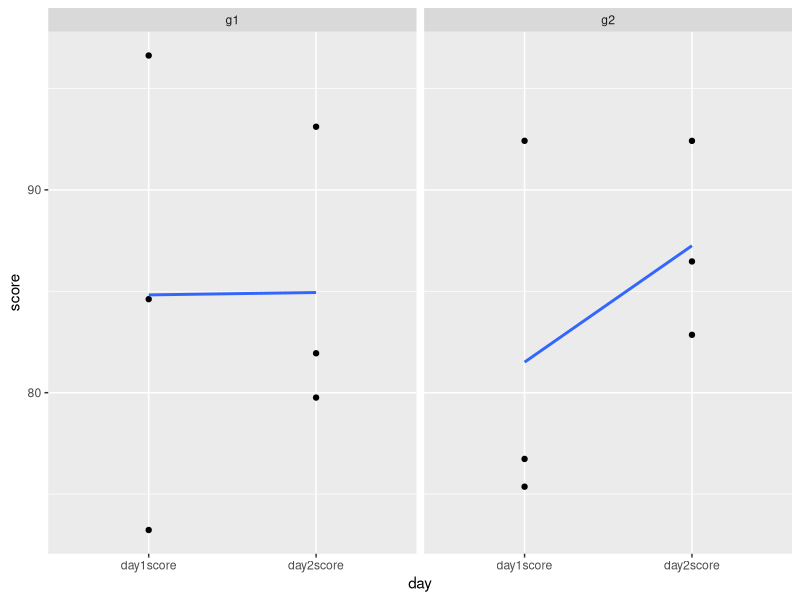

The R script that drew this image:
setwd('C:/Users/joao.caparroz/Documents/Eu/Pessoal/Faculdade/Curso em R/Aulas/Aula6')
getwd()


# TIDYR
install.packages('tidyr')
install.packages('dplyr')
library(tidyr)
library(dplyr)
library(ggplot2)

dados <- data.frame(
  Nome = c("Geografia", "Literatura", "Biologia"),
  Regiao_A = c(97, 80, 84),
  Regiao_B = c(86, 90, 91)
)

dados2 <- data.frame(
  id = 1:4,
  acao = sample(rep(c('controle', 'tratamento'), each = 2)),
  work.T1 = runif(4),
  home.T1 = runif(4),
  work.T2 = runif(4),
  home.T2 = runif(4)
)

dados3 <- data.frame(
  participante = c("p1","p2","p3","p4", "p5", "p6"), 
  info = c("g1m","g1m","g1f","g2m","g2m", "g2m"),
  day1score = rnorm(n = 6, mean = 80, sd = 15), 
  day2score = rnorm(n = 6, mean = 88, sd = 8)
)

View(dados)
View(dados2)
View(dados3)

View(
  dados %>%
    gather(Regiao, NotaFinal, Regiao_A:Regiao_B)
  )

View(
  dados2 %>%
    gather(key,time, work.T1,home.T1, work.T2, home.T2)
)

View(
  dados2 %>%
    gather(key,time, work.T1,home.T1, work.T2, home.T2) %>%
    separate(key, into = c('localidade', 'tempo'), sep = '\\.')
)


View(
  dados3 %>%
    gather(day,score, c(day1score,day2score)) %>%
    spread(day,score)
)

View(
  dados3 %>%
    gather(day, score, c(day1score, day2score)) %>%
    separate(col = info, into = c('group', 'gender'), sep = 2) %>%
    arrange(gender) %>% #ordenando por coluna
    unite(info_again, group, gender, sep='')
)

dados3 %>%
  gather(day, score, c(day1score, day2score)) %>%
  separate(col = info, into = c('group', 'gender'), sep = 2) %>%
  ggplot(aes(x= day, y= score)) +
  geom_point()+
  facet_wrap(~group) +
  geom_smooth(method = 'lm', aes(group = 1), se = F)


